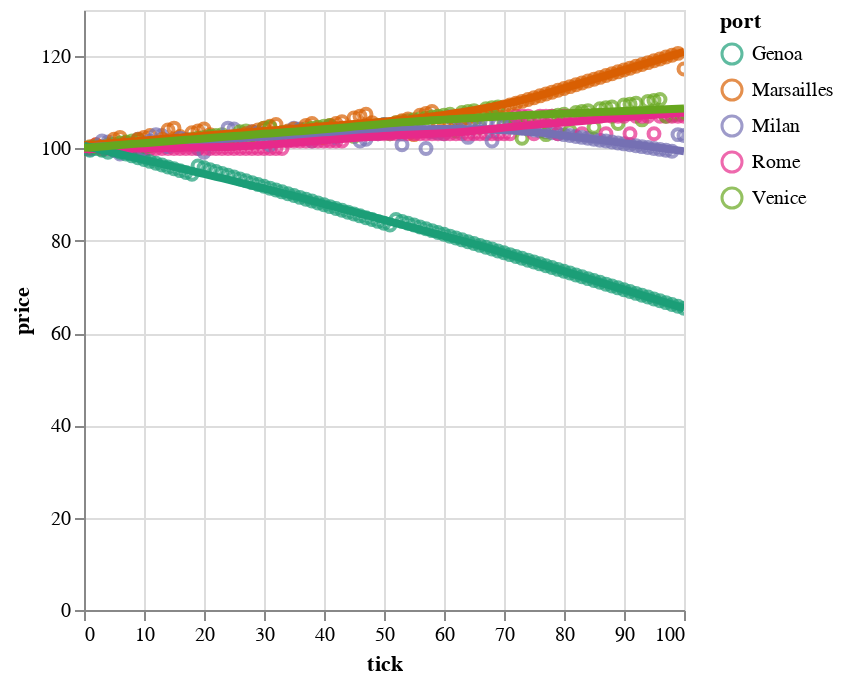

The notebook cell saved with this chart:
### Code cell
def plot_prices_by_port(ports: pl.DataFrame, color='dark2'):
    base = alt.Chart(ports).encode(
        x='tick:Q',
        y='price:Q',
        color=alt.Color('port:O').scale(scheme=color),
    )
    lines = base.transform_loess('tick', 'price', bandwidth=.5, groupby=['port']).mark_line(size=4)
    return (base.mark_point() + lines).interactive() 
plot_prices_by_port(markets)

### Figure 1 — Vega-Lite specification as saved in the notebook (floating-point values rounded to 4 significant figures; data arrays with more than 128 entries replaced by an {"elided": "..."} marker saying what was removed)
{"config": {"view": {"continuousWidth": 300, "continuousHeight": 300}}, "layer": [{"mark": {"type": "point"}, "encoding": {"color": {"field": "port", "scale": {"scheme": "dark2"}, "type": "ordinal"}, "x": {"field": "tick", "type": "quantitative"}, "y": {"field": "price", "type": "quantitative"}}, "name": "view_2"}, {"mark": {"type": "line", "size": 4}, "encoding": {"color": {"field": "port", "scale": {"scheme": "dark2"}, "type": "ordinal"}, "x": {"field": "tick", "type": "quantitative"}, "y": {"field": "price", "type": "quantitative"}}, "transform": [{"loess": "price", "on": "tick", "bandwidth": 0.5, "groupby": ["port"]}]}], "data": {"name": "data-bc084ddf8f2c9a0190bffae1c3ca8f91"}, "params": [{"name": "param_3", "select": {"type": "interval", "encodings": ["x", "y"]}, "bind": "scales", "views": ["view_2"]}], "$schema": "https://vega.github.io/schema/vega-lite/v5.8.0.json", "datasets": {"data-bc084ddf8f2c9a0190bffae1c3ca8f91": {"elided": "505 records"}}}
